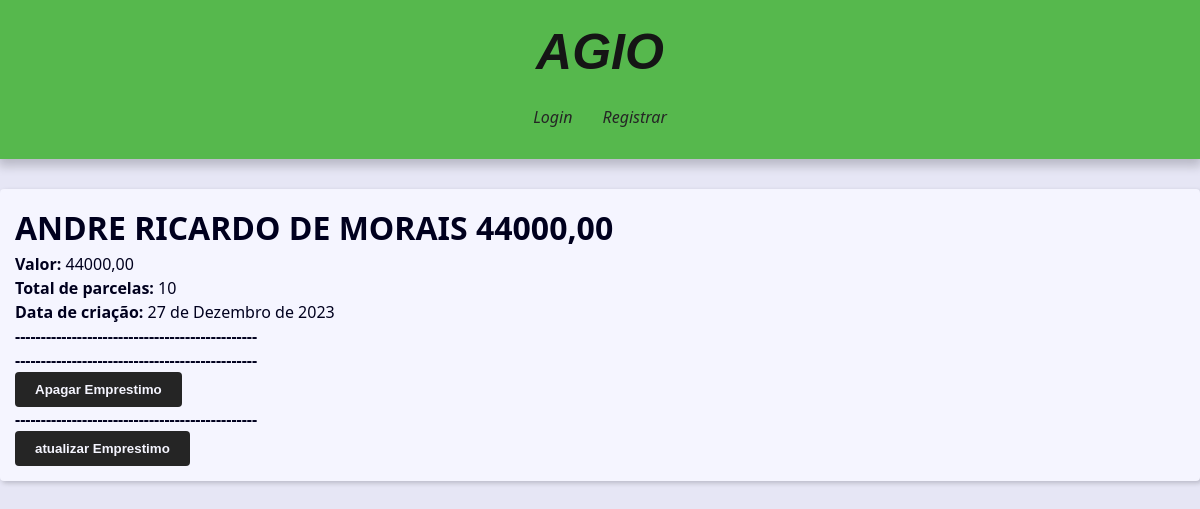
/loan/73/detail/, run on the app's committed database.
### contact/models.py (models this page shows, shortened)
class Loan(models.Model):
    class Meta:
        verbose_name_plural = 'Emprestimos'
        verbose_name = 'Emprestimo'
    total_amount = models.DecimalField(max_digits=10, decimal_places=2,
                                       verbose_name='Valor')
    loan_date = models.DateField(default=timezone.now, verbose_name='Data de Emprestimo')
    total_installments = models.IntegerField(verbose_name='Parcelas')
    owner = models.ForeignKey(Contact, on_delete=models.SET_NULL, null=True,
                              verbose_name='Dono do emprestimo')
    fees = models.DecimalField(max_digits=10, decimal_places=0, default=0,
                               verbose_name='Taxa de juros')
    days = models.IntegerField(default=0, verbose_name='Dias')

class Contact(models.Model):
    class Meta:
        verbose_name_plural = 'Usuarios'
        verbose_name = 'Usuario'
    first_name = models.CharField(max_length=50, verbose_name='Nome')
    last_name = models.CharField(max_length=50, blank=True,
                                  verbose_name='Sobrenome')
    phone = models.CharField(max_length=50, verbose_name='Telefone')
    email = models.EmailField(max_length=254, verbose_name='Email')
    created_date = models.DateTimeField(default=timezone.now)
    description = models.TextField(blank=True, verbose_name='Descrição')
    show = models.BooleanField(default=True)
    picture = models.ImageField(upload_to='pictures/%Y/%m/%d', blank=True, verbose_name='Imagem')
    owner = models.ForeignKey(User, on_delete=models.SET_NULL,
                              blank=True, null=True)
    def __str__(self) -> str:
        return f'{self.first_name} {self.last_name}'

### contact/views/contact_forms.py (the view)
# urls.py: path('loan/<int:loan_id>/detail/', views.loan, name='loan'),
def loan(request, loan_id):
    single_loan = get_object_or_404(Loan, pk=loan_id,)
    single_installments = Parcelas.objects.filter(owner=single_loan)
    context = {
        'loan': single_loan,
        'installments': single_installments,
        }
    return render(request, 'contact/loan.html', context)

### contact/templates/contact/loan.html (shortened to what this page needs)
{% extends 'base.html' %}
{% block content %}
  <div class="single-loan">
    <h1 class="single-loan">
      {{ loan.owner }} {{ loan.total_amount }}
    </h1>
    <p><b>Valor:</b> {{ loan.total_amount }}</p>
    <p><b>Total de parcelas:</b> {{ loan.total_installments}}</p>
    <p><b>Data de criação:</b> {{ loan.loan_date }}</p>
    <p><b>-----------------------------------------------</b></p>
    <p><b>-----------------------------------------------</b></p>
    <td class="table-cel">
      <form action="{% url 'contact:loan_delete' loan_id=loan.id %}" method="post">
          <button class="btn" type="submit">Apagar Emprestimo</button>
      </form>
    </td>
    <p><b>-----------------------------------------------</b></p>
    <td class="table-cel">
      <form action="{% url 'contact:loan_update' loan_id=loan.id %}" method="get">
          <button class="btn" type="submit">atualizar Emprestimo</button>
      </form>
    </td>
    </div>
{% endblock content %}

### base_static/global/css/style.css (style rules this page uses)
:root { --spacing: 1.5rem; --link-dark-color: rgb(0, 83, 134); --link-light-color: rgb(156, 217, 255); --clr-white: rgb(245, 245, 255); --clr-black: rgb(0, 0, 30); --clr-light-gray: rgb(230, 230, 245); --clr-dark-shadow-5: rgba(0, 0, 10, 5%); --clr-dark-shadow-10: rgba(0, 0, 10, 10%); --clr-dark-shadow-20: rgba(0, 0, 10, 20%); --clr-light-shadow-5: rgba(200, 200, 255, 5%); --clr-light-shadow-10: rgba(200, 200, 255, 10%); --clr-light-shadow-20: rgba(200, 200, 255, 20%); --main-page-width: 120rem; --table-min-width: 60rem; --biggest-font-size: 5rem; --bigger-font-size: 4rem; --big-font-size: 3.2rem; --medium-font-size: 2.4rem; --small-font-size: 1.6rem; --smaller-font-size: 1.4rem; --smallest-font-size: 1.2rem; --transition-fast: 300ms; --transition-medium: 600ms; --transition-slow: 1s; --default-border-radius: 4px; }
*, *::before, *::after { margin: 0; padding: 0; box-sizing: border-box; }
html { font-size: 62.5%; }
body { font-family: system-ui, -apple-system, BlinkMacSystemFont, 'Segoe UI', Roboto, Oxygen, Ubuntu, Cantarell, 'Open Sans', 'Helvetica Neue', sans-serif; line-height: 1.5; font-size: var(--small-font-size); color: var(--clr-black); -webkit-font-smoothing: antialiased; background: var(--clr-light-gray); }
.btn { background-color: #252525; color: var(--clr-white); font-weight: bold; border: none; padding: 1rem 2rem; border-radius: var(--default-border-radius); cursor: pointer; transition: filter var(--transition-fast) ease-in-out; }

### data on the page
Loan: owner "ANDRE RICARDO DE MORAIS", total_amount "44000,00", total_installments "10", loan_date "27 de Dezembro de 2023"
